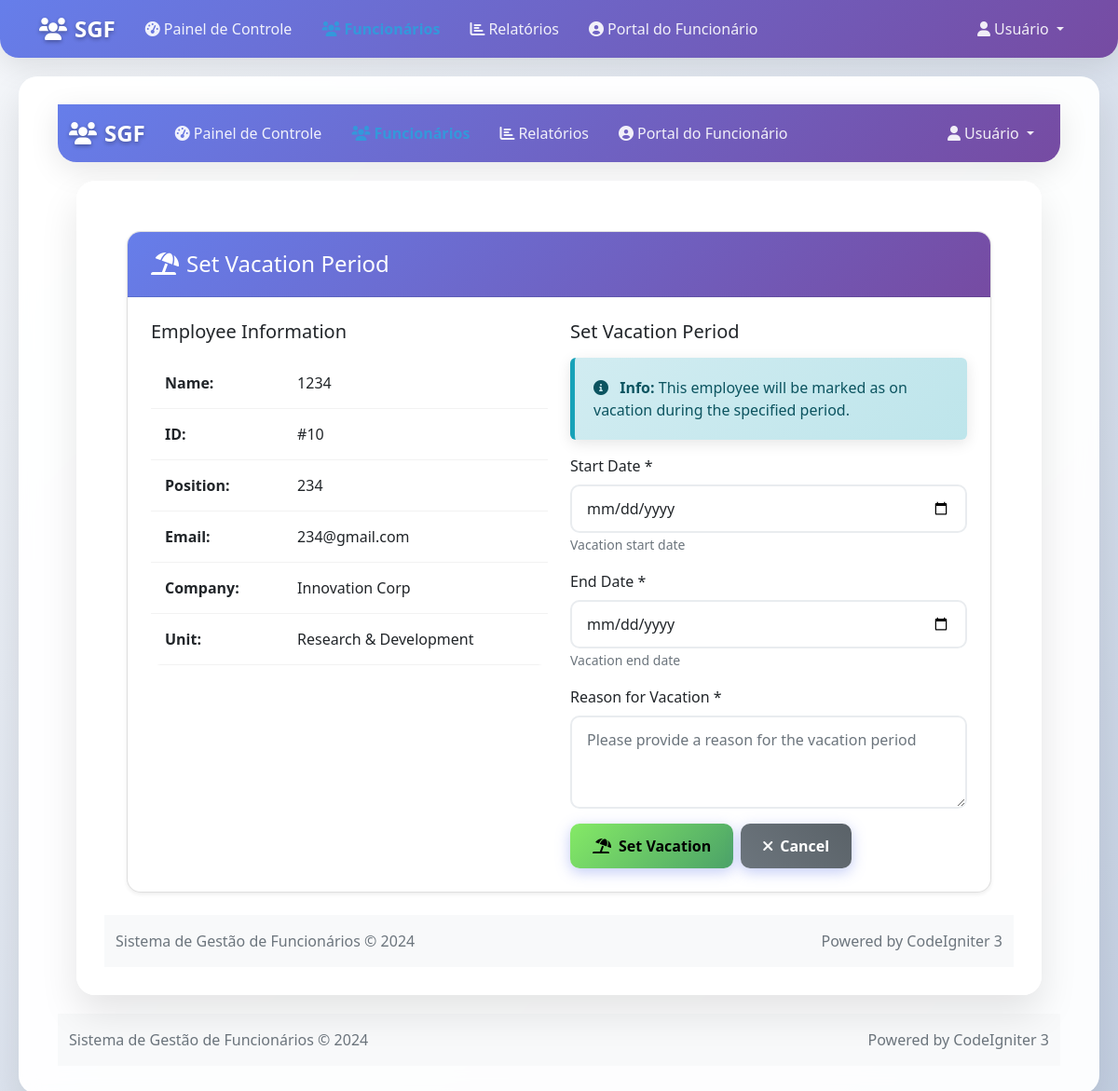
The page /employees/vacation/10 on the database as committed earlier.
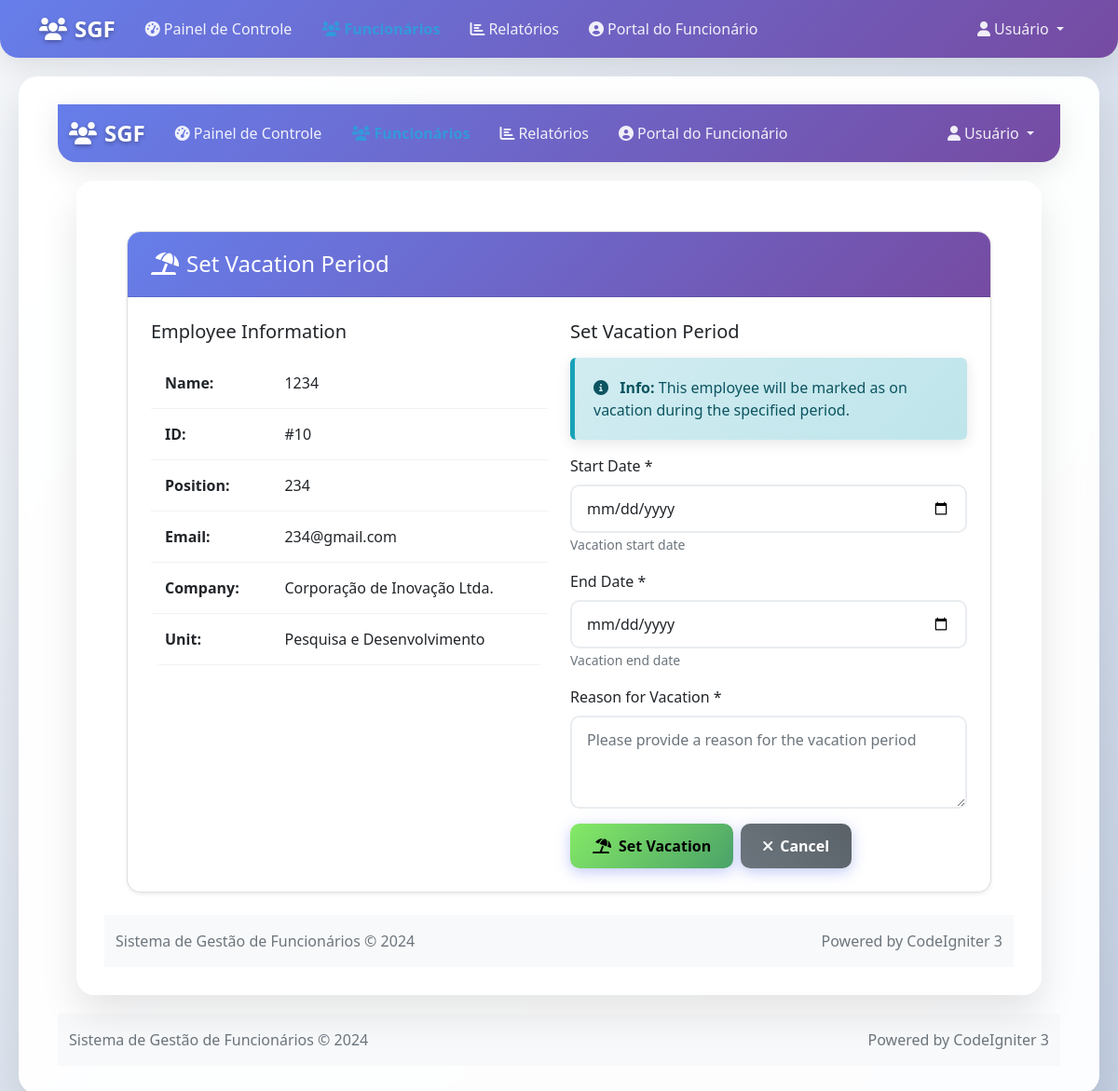
The same page on the database as committed later.
### tables this page shows
CREATE TABLE `employees`  (
  `id` int NOT NULL AUTO_INCREMENT,
  `cpf` varchar(14) NOT NULL,
  `name` varchar(100) NOT NULL,
  `email` varchar(100) NOT NULL,
  `phone` varchar(20) NOT NULL,
  `position` varchar(100) NOT NULL,
  `unit_id` int NOT NULL,
  `company_id` int NOT NULL,
  `access_level` enum('basic','intermediate','advanced','admin') NULL DEFAULT 'basic',
  `status` enum('active','vacation','blocked','inactive') NULL DEFAULT 'active',
  `pin_4digit` varchar(255) NOT NULL,
  `pin_6digit` varchar(255) NOT NULL,
  `photo_path` varchar(255) NULL DEFAULT NULL,
  `created_at` timestamp NOT NULL DEFAULT current_timestamp,
  `updated_at` timestamp NOT NULL DEFAULT current_timestamp ON UPDATE CURRENT_TIMESTAMP,
  PRIMARY KEY (`id`) USING BTREE,
  UNIQUE INDEX `cpf`(`cpf` ASC) USING BTREE,
  UNIQUE INDEX `email`(`email` ASC) USING BTREE,
  INDEX `unit_id`(`unit_id` ASC) USING BTREE,
  INDEX `company_id`(`company_id` ASC) USING BTREE,
  CONSTRAINT `employees_ibfk_1` FOREIGN KEY (`unit_id`) REFERENCES `units` (`id`) ON DELETE CASCADE ON UPDATE RESTRICT,
  CONSTRAINT `employees_ibfk_2` FOREIGN KEY (`company_id`) REFERENCES `companies` (`id`) ON DELETE CASCADE ON UPDATE RESTRICT
);

CREATE TABLE `companies`  (
  `id` int NOT NULL AUTO_INCREMENT,
  `name` varchar(100) NOT NULL,
  `code` varchar(20) NOT NULL,
  `status` enum('active','inactive') NULL DEFAULT 'active',
  `created_at` timestamp NOT NULL DEFAULT current_timestamp,
  PRIMARY KEY (`id`) USING BTREE,
  UNIQUE INDEX `code`(`code` ASC) USING BTREE
);

CREATE TABLE `units`  (
  `id` int NOT NULL AUTO_INCREMENT,
  `name` varchar(100) NOT NULL,
  `code` varchar(20) NOT NULL,
  `company_id` int NOT NULL,
  `status` enum('active','inactive') NULL DEFAULT 'active',
  `created_at` timestamp NOT NULL DEFAULT current_timestamp,
  PRIMARY KEY (`id`) USING BTREE,
  INDEX `company_id`(`company_id` ASC) USING BTREE,
  CONSTRAINT `units_ibfk_1` FOREIGN KEY (`company_id`) REFERENCES `companies` (`id`) ON DELETE CASCADE ON UPDATE RESTRICT
);

### application/controllers/Employees.php (called while the page is built, shortened)
<?php
class Employees extends CI_Controller {
    public function __construct() {
        $this->load->library('session');
        $this->load->library('form_validation');
        $this->load->model('Employee_model');
    }
    public function vacation($id) {
        $employee = $this->Employee_model->get_employee($id);
        $data['employee'] = $employee;
        $data['title'] = 'Set Vacation Period';
        $this->load->view('templates/header', $data);
        $this->load->view('employees/vacation', $data);
        $this->load->view('templates/footer');
    }
}

### index.php (called while the page is built, shortened)
<?php
require_once BASEPATH.'core/CodeIgniter.php';

### application/models/Employee_model.php (called while the page is built, shortened)
<?php
class Employee_model extends CI_Model {
    public function get_employee($id) {
        $this->db->select('e.*, u.name as unit_name, c.name as company_name');
        $this->db->from('employees e');
        $this->db->join('units u', 'u.id = e.unit_id');
        $this->db->join('companies c', 'c.id = e.company_id');
        $this->db->where('e.id', $id);
        $query = $this->db->get();
        return $query->row();
    }
}

### application/views/employees/vacation.php (the view, shortened to what the changed rows need)
<div class="container-fluid py-4">
    <div class="row">
        <div class="col-12">
            <div class="card">
                <div class="card-body">
                    <div class="row">
                        <div class="col-md-6">
                            <div class="table-responsive">
                                <table class="table table-borderless">
                                    <tr>
                                        <td><strong>Name:</strong></td>
                                        <td><?php echo $employee->name; ?></td>
                                    </tr>
                                    <tr>
                                        <td><strong>ID:</strong></td>
                                        <td>#<?php echo $employee->id; ?></td>
                                    </tr>
                                    <tr>
                                        <td><strong>Position:</strong></td>
                                        <td><?php echo $employee->position; ?></td>
                                    </tr>
                                    <tr>
                                        <td><strong>Email:</strong></td>
                                        <td><?php echo $employee->email; ?></td>
                                    </tr>
                                    <tr>
                                        <td><strong>Company:</strong></td>
                                        <td><?php echo $employee->company_name; ?></td>
                                    </tr>
                                    <tr>
                                        <td><strong>Unit:</strong></td>
                                        <td><?php echo $employee->unit_name; ?></td>
                                    </tr>
                                </table>
                            </div>
                        </div>
                    </div>
                </div>
            </div>
        </div>
    </div>
</div>

Rows that differ between the two databases and show on the page:
changed through a linked row, employees "234@gmail.com": company.name "Innovation Corp" → "Corporação de Inovação Ltda."; unit.name "Research & Development" → "Pesquisa e Desenvolvimento"
